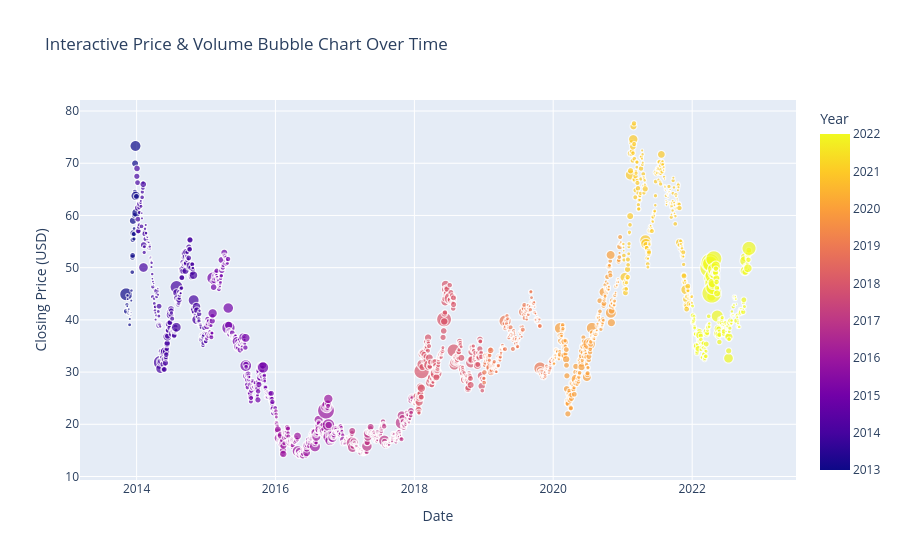

Notebook source saved alongside this figure:
### Markdown cell above
### 5. Plotly Interactive Chart
Interactive charts allow for better exploration of specific data points.

### Code cell
# Normalize bubble size to avoid errors if some values are extreme
df['Bubble_Size'] = (df['Volume'] - df['Volume'].min()) / (df['Volume'].max() - df['Volume'].min()) * 100
df['Bubble_Size'] = df['Bubble_Size'].fillna(10)

fig = px.scatter(df, x="Date", y="Close", 
                 size="Bubble_Size",
                 color="Year", 
                 hover_name="Date", hover_data=["Open", "Volume"], 
                 title="Interactive Price & Volume Bubble Chart Over Time")
fig.update_layout(xaxis_title="Date", yaxis_title="Closing Price (USD)")
fig.show()
fig.write_image('charts/plotly_interactive.png')

### Figure 1 — Plotly figure (JSON) as saved in the notebook; plotly's stock layout.template omitted (floating-point values rounded to 4 significant figures; data arrays with more than 128 entries replaced by an {"elided": "..."} marker saying what was removed)
{"data": [{"customdata": {"elided": "2257x2 float values"}, "hovertemplate": "<b>%{hovertext}</b><br><br>Date=%{x}<br>Close=%{y}<br>Bubble_Size=%{marker.size}<br>Open=%{customdata[0]}<br>Volume=%{customdata[1]}<br>Year=%{marker.color}<extra></extra>", "hovertext": {"elided": "2257 str values"}, "legendgroup": "", "marker": {"color": {"elided": "2257 int values"}, "coloraxis": "coloraxis", "size": {"elided": "2257 float values"}, "sizemode": "area", "sizeref": 0.25, "symbol": "circle"}, "mode": "markers", "name": "", "showlegend": false, "type": "scattergl", "x": {"elided": "2257 str values"}, "xaxis": "x", "y": {"elided": "2257 float values"}, "yaxis": "y"}], "layout": {"coloraxis": {"colorbar": {"title": {"text": "Year"}}, "colorscale": [[0, "#0d0887"], [0.1111, "#46039f"], [0.2222, "#7201a8"], [0.3333, "#9c179e"], [0.4444, "#bd3786"], [0.5556, "#d8576b"], [0.6667, "#ed7953"], [0.7778, "#fb9f3a"], [0.8889, "#fdca26"], [1, "#f0f921"]]}, "legend": {"itemsizing": "constant", "tracegroupgap": 0}, "title": {"text": "Interactive Price & Volume Bubble Chart Over Time"}, "xaxis": {"anchor": "y", "domain": [0, 1], "title": {"text": "Date"}}, "yaxis": {"anchor": "x", "domain": [0, 1], "title": {"text": "Closing Price (USD)"}}}}
